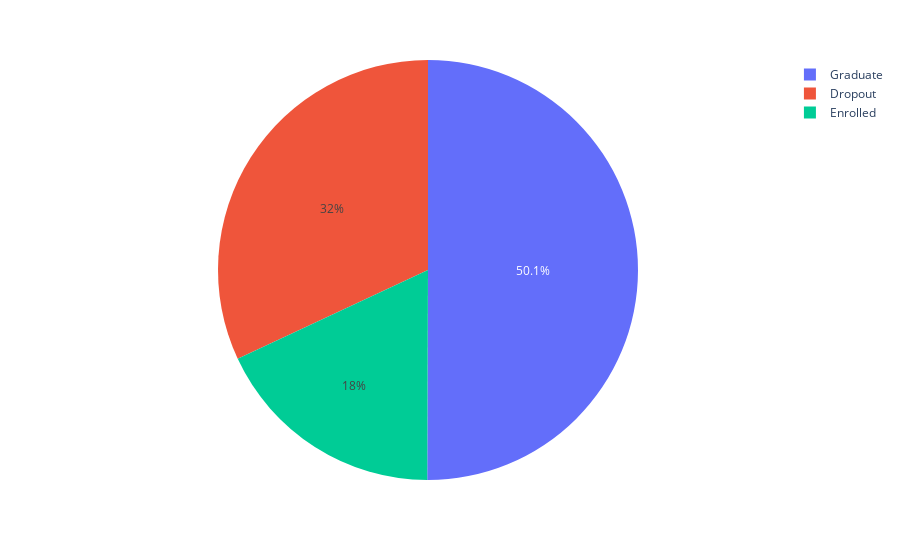

Notebook cell for this chart:
### Code cell
import plotly.express as px

fig = px.pie(dropout,names='Target')
fig.show()

### Figure 1 — Plotly figure (JSON) as saved in the notebook; plotly's stock layout.template omitted (floating-point values rounded to 4 significant figures; data arrays with more than 128 entries replaced by an {"elided": "..."} marker saying what was removed)
{"data": [{"domain": {"x": [0, 1], "y": [0, 1]}, "hovertemplate": "Target=%{label}<extra></extra>", "labels": {"elided": "4397 str values"}, "legendgroup": "", "name": "", "showlegend": true, "type": "pie"}], "layout": {"legend": {"tracegroupgap": 0}, "margin": {"t": 60}}}
